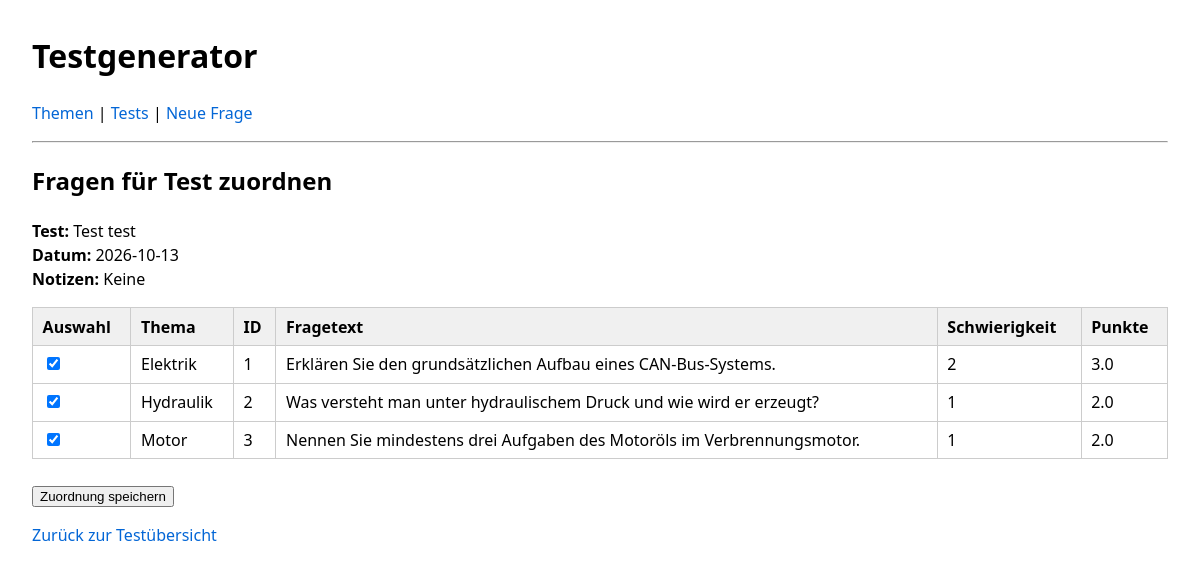
/tests/1/questions, run on the app's committed database.
### tables this page shows
CREATE TABLE tests (
        id          INTEGER PRIMARY KEY AUTOINCREMENT,
        name        TEXT NOT NULL,
        date        TEXT,
        notes       TEXT
    );

CREATE TABLE questions (
        id          INTEGER PRIMARY KEY AUTOINCREMENT,
        text        TEXT NOT NULL,
        topic_id    INTEGER NOT NULL,
        difficulty  INTEGER DEFAULT 1,
        points      REAL DEFAULT 1.0,
        solution    TEXT,
        is_active   INTEGER NOT NULL DEFAULT 1,
        created_at  TEXT DEFAULT (datetime('now')),
        updated_at  TEXT,
        FOREIGN KEY (topic_id) REFERENCES topics(id)
    );

CREATE TABLE topics (
        id          INTEGER PRIMARY KEY AUTOINCREMENT,
        name        TEXT NOT NULL UNIQUE,
        description TEXT
    );

### app.py (the view, shortened to what this page needs)
@app.route("/tests/<int:test_id>/questions", methods=["GET", "POST"])
def edit_test_questions(test_id):
    conn = get_db_connection()
    test = conn.execute(
        "SELECT id, name, date, notes FROM tests WHERE id = ?",
        (test_id,)
    ).fetchone()
    if test is None:
        conn.close()
        return "Test nicht gefunden", 404
    questions = conn.execute(
        """
        SELECT
            q.id,
            q.text,
            q.difficulty,
            q.points,
            t.name AS topic_name,
            CASE WHEN tq.test_id IS NULL THEN 0 ELSE 1 END AS is_selected
        FROM questions q
        JOIN topics t ON q.topic_id = t.id
        LEFT JOIN test_questions tq
            ON tq.test_id = ? AND tq.question_id = q.id
        ORDER BY t.name, q.id
        """,
        (test_id,)
    ).fetchall()
    conn.close()
    return render_template(
        "test_questions.html",
        test=test,
        questions=questions
    )

### app.py (called while the page is built)
def get_db_connection():
    conn = sqlite3.connect(DB_PATH)
    conn.row_factory = sqlite3.Row  # erlaubt Zugriff per Spaltennamen
    return conn

### templates/test_questions.html
{% extends "base.html" %}
{% block content %}
<h2>Fragen für Test zuordnen</h2>
<p>
    <strong>Test:</strong> {{ test['name'] }}<br>
    {% if test['date'] %}<strong>Datum:</strong> {{ test['date'] }}<br>{% endif %}
    {% if test['notes'] %}<strong>Notizen:</strong> {{ test['notes'] }}{% endif %}
</p>
<form method="POST">
    <table>
        <thead>
            <tr>
                <th>Auswahl</th>
                <th>Thema</th>
                <th>ID</th>
                <th>Fragetext</th>
                <th>Schwierigkeit</th>
                <th>Punkte</th>
            </tr>
        </thead>
        <tbody>
            {% for q in questions %}
                <tr>
                    <td>
                        <input
                            type="checkbox"
                            name="question_ids"
                            value="{{ q['id'] }}"
                            {% if q['is_selected'] %}checked{% endif %}
                        >
                    </td>
                    <td>{{ q['topic_name'] }}</td>
                    <td>{{ q['id'] }}</td>
                    <td>{{ q['text'] }}</td>
                    <td>{{ q['difficulty'] }}</td>
                    <td>{{ q['points'] }}</td>
                </tr>
            {% endfor %}
        </tbody>
    </table>
    <br>
    <button type="submit">Zuordnung speichern</button>
</form>
<p>
    <a href="{{ url_for('list_tests') }}">Zurück zur Testübersicht</a>
</p>
{% endblock %}

### templates/base.html (shortened to what this page needs)
<!doctype html>
<html lang="de">
<head>
</head>
<body>
    <div class="no-print">
    <h1>Testgenerator</h1>
        <p>
            <a href="{{ url_for('index') }}">Themen</a> |
            <a href="{{ url_for('list_tests') }}">Tests</a> |
            <a href="{{ url_for('new_question') }}">Neue Frage</a>
        </p>
        <hr>
    </div>
    {% block content %}{% endblock %}
</body>

### templates/base.html (style rules this page uses)
body { font-family: system-ui, sans-serif; margin: 2rem; line-height: 1.5; }
a { text-decoration: none; color: #0366d6; }
table { border-collapse: collapse; width: 100%; margin-top: 1rem; }
th, td { border: 1px solid #ccc; padding: 0.4rem 0.6rem; text-align: left; }
th { background: #f0f0f0; }

### data on the page
tests: name "Test test", date "2026-10-13", notes "Keine"
questions: topic_name "Elektrik", id "1", text "Erklären Sie den grundsätzlichen Aufbau eines CAN-Bus-Systems.", difficulty "2", points "3.0"
questions: topic_name "Hydraulik", id "2", text "Was versteht man unter hydraulischem Druck und wie wird er erzeugt?", difficulty "1", points "2.0"
questions: topic_name "Motor", id "3", text "Nennen Sie mindestens drei Aufgaben des Motoröls im Verbrennungsmotor.", difficulty "1", points "2.0"
